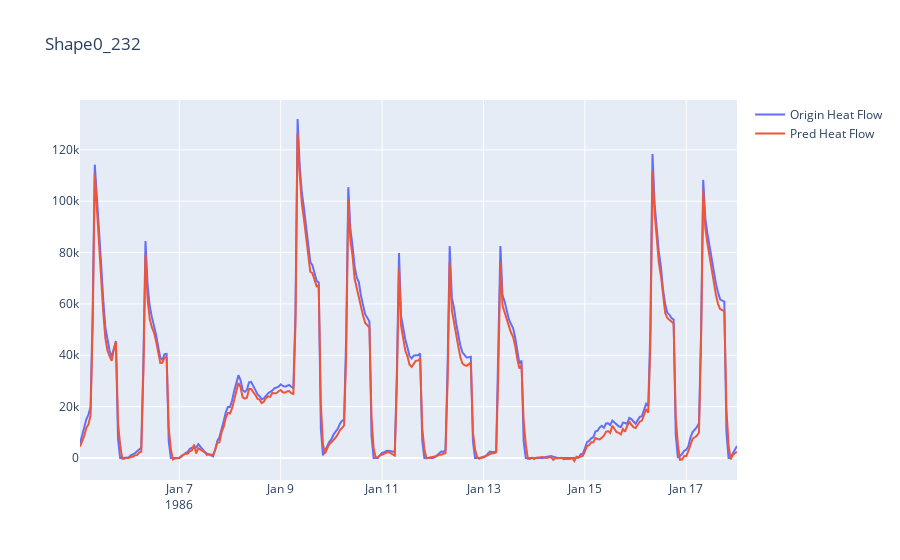
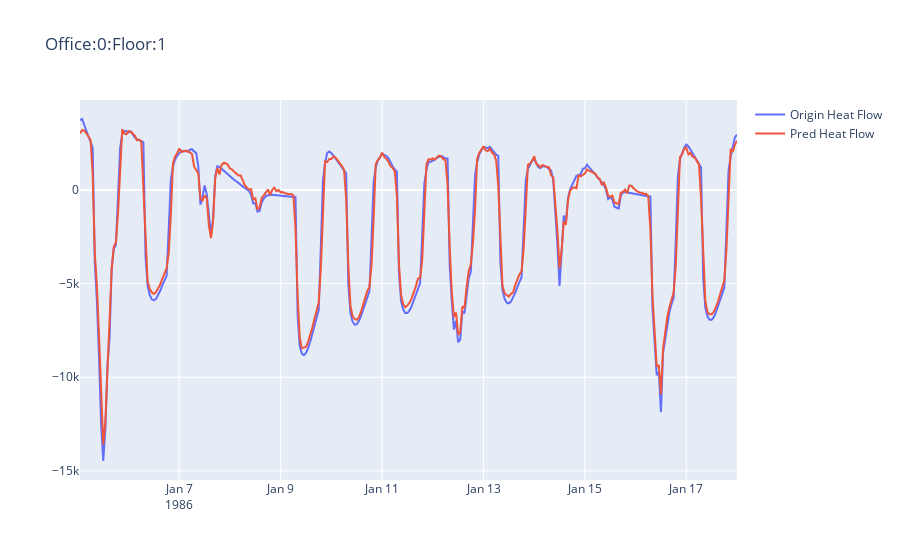
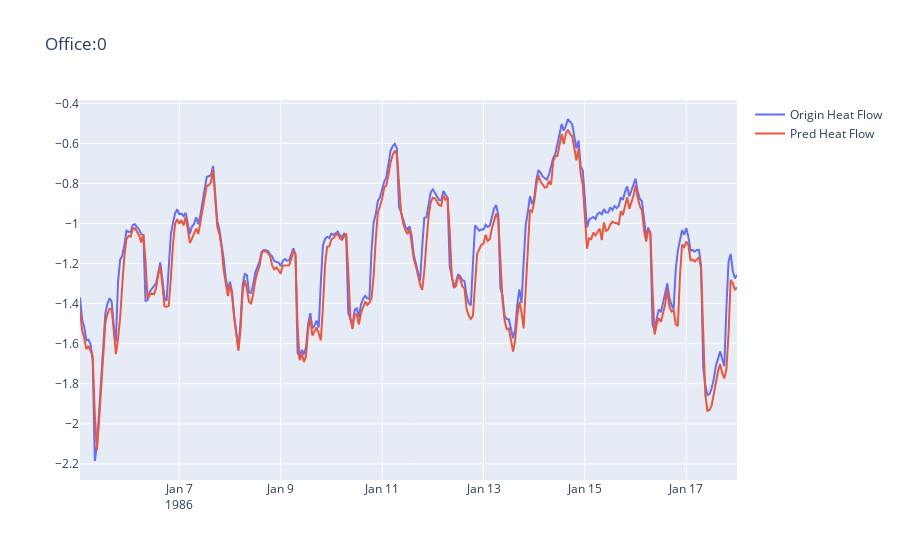
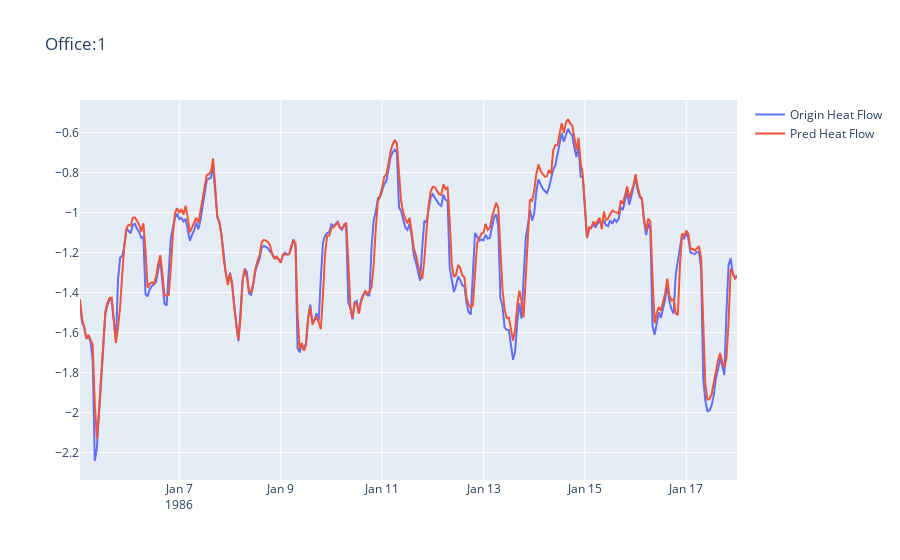

Here is the notebook cell these charts were saved with, in order:
### Code cell
################### Visualization
for component in files:
# component = files[4]
    print(component)
    df = pd.read_csv(ROUTE+component, index_col=0)
    df = df.set_index('File',drop=True)
    df.head()

    df_test = pd.read_csv(ROUTE_test+component)
    df_test = df_test.set_index('File',drop=True)
    df_test.head()

    # building
    if(component[0] ==  "B"):
    #         Target_features = ['Heating Load', 'Cooling Load', 'Lights Load', 'Thermal Energy', 'Operational Energy', 'EUI']
        Target_features = [ PERIOD + ':Heating Load']
        remove_features = ['Year']
    # Zone 
    elif(component[0] ==  "Z"):    
    #         Target_features = ['Heating Load', 'Cooling Load', 'Lights Load']
        Target_features = [ PERIOD + ':Heating Load']
        remove_features = ['Year']
        # with origin input
    #         remove_features = ['Name', 'WallWindow Heat Flow', 'GFloor Heat Flow', 'Roof Heat Flow', 'Infiltration Heat Flow']
        # with Intermediate variable
        remove_features = ['Name','Year',
                           # Infiltration
                           'Area', 'Height', 'Volume', 'Infiltration', 'Air Permeability', 'Internal Heat Gain', 'Total Heat Capacity',
                           # WallWindow (miss Orientation)
                           'External Wall Area', 'Window Area', 'u External Wall', 'u Window', 'g Window', 'Solar Radiation',
                           # Roof (miss Heat Capacity)
                           'Roof Area', 'u Roof',
                           # GFloor (miss Heat Capacity)
                           'Ground Floor Area', 'u Ground Floor',
                          ]


    else:
        # GFloor, Infiltration, Roof, WallWindow
        Target_features = [ PERIOD + ':Heat Flow']
        remove_features = ['Year', 'Zone Name', 'Name']

    # ==================
    Input_features = Target_features + remove_features
    features = [col for col in list(df) if col not in Input_features]
    print(features)
    # heat load
    TARGET = Target_features[0]

    # Load result
    TARGET_ = TARGET.replace(':','_')
    result_route = component[:-4] + '_' + TARGET_ + '/' + TARGET_ + '.csv'
    temp_df = pd.read_csv(result_route)
    
    if(component[0] ==  "B"):
        display_df = df_test[[TARGET]]
    elif(component[0] ==  "Z"):
        display_df = df_test[['Name', TARGET]]
    else:
        display_df = df_test[['Name', TARGET, 'Zone Name']]
    
    date_df = df_test[['Year', 'Month', 'Day', 'Hour']]
    date = pd.to_datetime(date_df)
    

    
    display_df['File'] = display_df.index
    display_df['Date'] = date 
    display_df.index = date 
    display_df['pred'] = temp_df['pred'].values
    # e.g. No. 232 Building
    all_df = display_df[display_df['File']=='Shape0_232']
    # Vis
    mkdir('Vis_' +component[:-4])

    for a in range(0, int(len(all_df)/312)):
        print(a)
        each_df= all_df.iloc[312*a:312*(a+1)]
        # 232
        trace0 = go.Scatter(
              x = each_df['Date'],
              y = each_df[TARGET],
              mode = 'lines',
              name = 'Origin Heat Flow',
        )
        trace1 = go.Scatter(
              x = each_df['Date'],
              y = each_df['pred'],
              mode = 'lines',
              name = 'Pred Heat Flow'   
        )
        if(component[0] ==  "B"):
            output_name = 'Vis_' + component[:-4] + '/' + each_df['File'][0].replace(':','_') + '.png'
            fig = go.Figure(data=[trace0, trace1], layout={"title": each_df['File'][0]})
    #     fig.update_layout(yaxis_range=[-1000,4000],showlegend=False)
        else:
            output_name = 'Vis_' + component[:-4] + '/' + each_df['Name'][0].replace(':','_') + '.png'
            fig = go.Figure(data=[trace0, trace1], layout={"title": each_df['Name'][0]})
        py.iplot(fig)
        print(output_name)
    
        fig.write_image(output_name)

### Figure 1 — Plotly figure (JSON) as saved in the notebook; plotly's stock layout.template omitted (floating-point values rounded to 4 significant figures; data arrays with more than 128 entries replaced by an {"elided": "..."} marker saying what was removed)
{"data": [{"mode": "lines", "name": "Origin Heat Flow", "type": "scatter", "x": {"elided": "312 str values"}, "y": {"elided": "312 float values"}}, {"mode": "lines", "name": "Pred Heat Flow", "type": "scatter", "x": {"elided": "312 str values"}, "y": {"elided": "312 float values"}}], "layout": {"title": {"text": "Shape0_232"}}}

### Figure 2 — Plotly figure (JSON) as saved in the notebook; plotly's stock layout.template omitted (floating-point values rounded to 4 significant figures; data arrays with more than 128 entries replaced by an {"elided": "..."} marker saying what was removed)
{"data": [{"mode": "lines", "name": "Origin Heat Flow", "type": "scatter", "x": {"elided": "312 str values"}, "y": {"elided": "312 float values"}}, {"mode": "lines", "name": "Pred Heat Flow", "type": "scatter", "x": {"elided": "312 str values"}, "y": {"elided": "312 float values"}}], "layout": {"title": {"text": "Office:0:Floor:1"}}}

### Figure 3 — Plotly figure (JSON) as saved in the notebook; plotly's stock layout.template omitted (floating-point values rounded to 4 significant figures; data arrays with more than 128 entries replaced by an {"elided": "..."} marker saying what was removed)
{"data": [{"mode": "lines", "name": "Origin Heat Flow", "type": "scatter", "x": {"elided": "312 str values"}, "y": {"elided": "312 float values"}}, {"mode": "lines", "name": "Pred Heat Flow", "type": "scatter", "x": {"elided": "312 str values"}, "y": {"elided": "312 float values"}}], "layout": {"title": {"text": "Office:0"}}}

### Figure 4 — Plotly figure (JSON) as saved in the notebook; plotly's stock layout.template omitted (floating-point values rounded to 4 significant figures; data arrays with more than 128 entries replaced by an {"elided": "..."} marker saying what was removed)
{"data": [{"mode": "lines", "name": "Origin Heat Flow", "type": "scatter", "x": {"elided": "312 str values"}, "y": {"elided": "312 float values"}}, {"mode": "lines", "name": "Pred Heat Flow", "type": "scatter", "x": {"elided": "312 str values"}, "y": {"elided": "312 float values"}}], "layout": {"title": {"text": "Office:1"}}}
